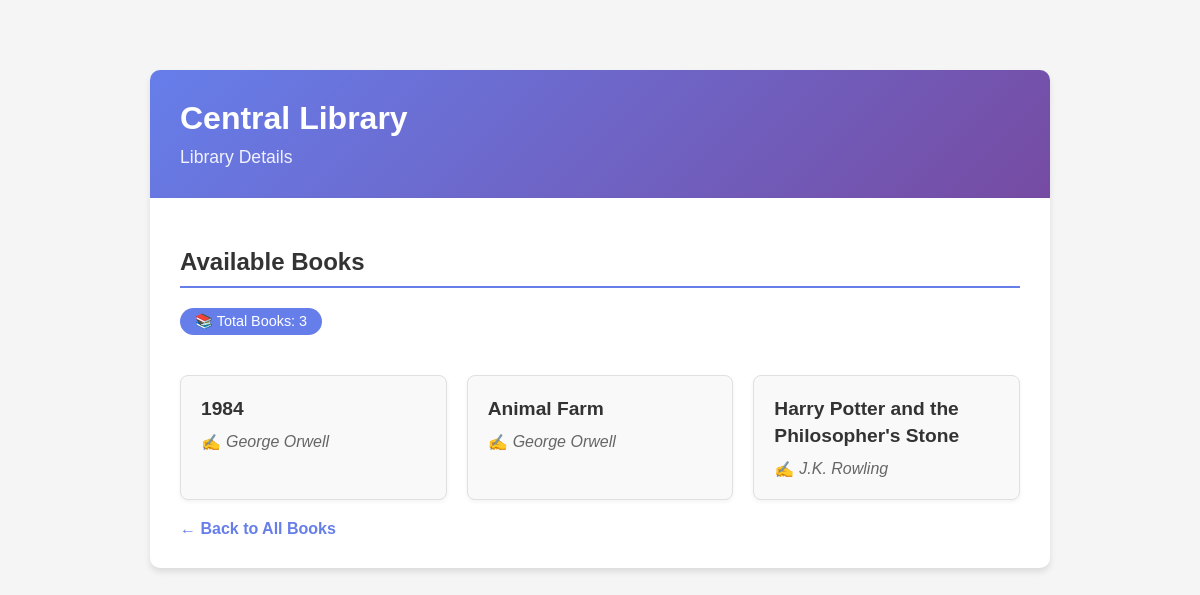
Page /relationship/library/1/ on the committed database.
### relationship_app/models.py (models this page shows, shortened)
class Library(models.Model):
    name = models.CharField(max_length=200)
    books = models.ManyToManyField(Book)

class Book(models.Model):
    title = models.CharField(max_length=200)
    author = models.ForeignKey(Author, on_delete=models.CASCADE)
    class Meta:
        permissions = [
            ("can_add_book", "Can add book"),
            ("can_change_book", "Can change book"),
            ("can_delete_book", "Can delete book"),
        ]

class Author(models.Model):
    name = models.CharField(max_length=200)

### relationship_app/views.py (the view)
# urls.py: path('library/<int:pk>/', LibraryDetailView.as_view(), name='library_detail'),
class LibraryDetailView(DetailView):
    model = Library
    template_name = 'relationship_app/library_detail.html'
    context_object_name = 'library'
    def get_context_data(self, **kwargs):
        context = super().get_context_data(**kwargs)
        return context

### relationship_app/templates/relationship_app/library_detail.html (shortened to what this page needs)
<!DOCTYPE html>
<html lang="en">
<head>
</head>
<body>
    <div class="header">
        <h1>{{ library.name }}</h1>
        <div class="subtitle">Library Details</div>
    </div>
    <div class="content">
        <div class="books-section">
            <h2 class="section-title">Available Books</h2>
            {% if library.books.all %}
            <div class="book-count">
                📚 Total Books: {{ library.books.count }}
            </div>
            <div class="book-grid">
                {% for book in library.books.all %}
                <div class="book-card">
                    <div class="book-title">{{ book.title }}</div>
                    <div class="book-author">{{ book.author.name }}</div>
                </div>
                {% endfor %}
            </div>
            {% else %}
            <div class="no-books">
                No books are currently available in this library.
            </div>
            {% endif %}
        </div>
        <a href="{% url 'list_books' %}" class="back-link">Back to All Books</a>
    </div>
</body>
</html>

### relationship_app/templates/relationship_app/library_detail.html (style rules this page uses)
body { font-family: Arial, sans-serif; max-width: 900px; margin: 50px auto; padding: 20px; background-color: #f5f5f5; }
.header { background: linear-gradient(135deg, #667eea 0%, #764ba2 100%); color: white; padding: 30px; border-radius: 10px 10px 0 0; box-shadow: 0 4px 6px rgba(0, 0, 0, 0.1); }
h1 { margin: 0; font-size: 2em; }
.subtitle { margin-top: 10px; opacity: 0.9; font-size: 1.1em; }
.content { background-color: white; padding: 30px; border-radius: 0 0 10px 10px; box-shadow: 0 4px 6px rgba(0, 0, 0, 0.1); }
.books-section { margin-top: 20px; }
.section-title { color: #333; font-size: 1.5em; margin-bottom: 20px; padding-bottom: 10px; border-bottom: 2px solid #667eea; }
.book-grid { display: grid; grid-template-columns: repeat(auto-fill, minmax(250px, 1fr)); gap: 20px; margin-top: 20px; }
.book-card { background-color: #f9f9f9; border: 1px solid #e0e0e0; border-radius: 8px; padding: 20px; transition: all 0.3s ease; box-shadow: 0 2px 4px rgba(0, 0, 0, 0.05); }
.book-title { font-weight: bold; color: #333; font-size: 1.2em; margin-bottom: 10px; line-height: 1.4; }
.book-author { color: #666; font-style: italic; display: flex; align-items: center; gap: 5px; }
.book-author::before { content: "✍"; font-style: normal; }
.book-count { display: inline-block; background-color: #667eea; color: white; padding: 5px 15px; border-radius: 20px; font-size: 0.9em; margin-bottom: 20px; }
.back-link { display: inline-block; margin-top: 20px; color: #667eea; text-decoration: none; font-weight: bold; transition: color 0.3s ease; }
.back-link::before { content: "← "; }

### rows in the picture
Library: name "Central Library", books.count "3"
Book: title "1984", author.name "George Orwell"
Book: title "Animal Farm", author.name "George Orwell"
Book: title "Harry Potter and the Philosopher's Stone", author.name "J.K. Rowling"
